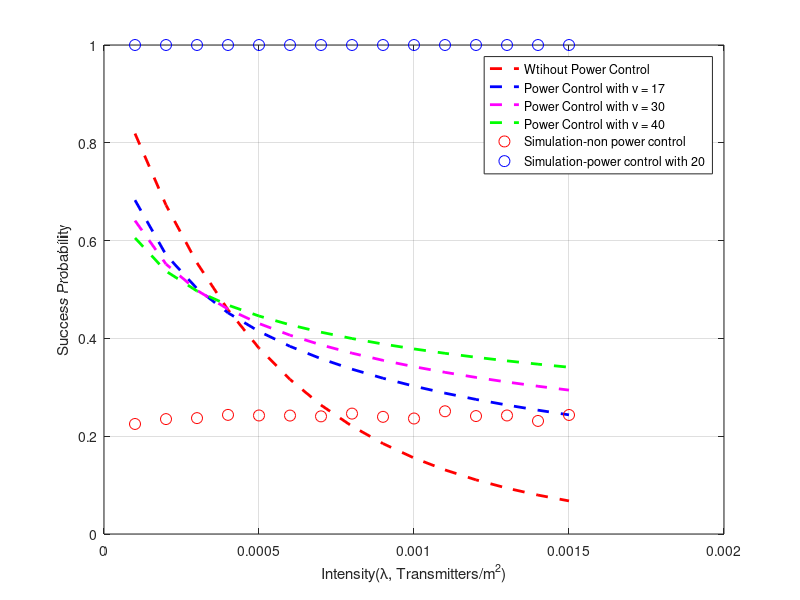

Here is the MATLAB script that generated this plot:
clear all
clc

tic
%% Parameter Setting Section
sam = 1e6;
d = 15+10*rand(1,sam);
d2 = 15+10*rand(1,sam);
alpha = 4;
m=1;
Dmax=25;
Dmin=15;
v = -2:1:100;
lambda = 1e-4:1e-4:15e-4;
L=550;      
SimArea=(2*L)^2; % Area of the network
Nsamp=5000; % Generate Nsamp samples for each intensity
s_pc=zeros(1,length(lambda));s_npc=s_pc;
u=20;
sigma20=1e-10;

%% Section for numerical try tau
for i=1:length(v)
    tau_gain(i) = mean(d.^(alpha)) / ( mean(d.^(alpha-v(i))) * mean(d.^(v(i))) );
    tau_gain(i) = tau_gain(i)^(2/alpha);
end

%% Theoretical Section
for i = 1:length(lambda)
    P_suc(i) = mean( exp(-lambda(i)*pi*pi/2*d.^(2)) );
    P_suc2(i) = mean( exp(-lambda(i)*pi*pi/2*sqrt( d.^(4-v(23)).*d2.^(v(23)) ) ) );
    P_suc3(i) = mean( exp(-lambda(i)*pi*pi/2*sqrt( d.^(4-v(30)).*d2.^(v(30)) ) ) );
    P_suc4(i) = mean( exp(-lambda(i)*pi*pi/2*sqrt( d.^(4-v(40)).*d2.^(v(40)) ) ) );
end

%% Simulation Section
for i=1:length(lambda)
	NumTX=poissrnd(lambda(i)*SimArea,[Nsamp,1]);
    SumI=0;SumS=0;SumSINR=0;SumSINR_npc=0;
	for k=1:Nsamp
        
		% Generate the positions
		Xt=unifrnd(-L,L,NumTX(k),2);
		DisXt=sqrt(Xt(:,1).^2+Xt(:,2).^2); 
		Indx=find(DisXt<1);
		G=gamrnd(m,1/m,[NumTX(k),1]); % Generate fading samples of interference channels
		G(Indx)=0;
        
        % Generate the interference with pc
		Di=Dmin+(Dmax-Dmin)*rand(NumTX(k),1);
		Pi=(Di.^u);
        
        % Generate the signal with pc
		H=gamrnd(m,1/m,1); 
		D=Dmin+(Dmax-Dmin)*rand(1);
        Pt=D.^u;
        
        % Test..checking distance aware power control scheme gain
%         test_th1 = mean( (D.^(-alpha+u))/ P_comp);
%         test_th2 = mean(D.^(-alpha));
%         MagGain_th = test_th1/test_th2;

        % Calculate the SIR
		SumSINR=SumSINR+sum((Pt*H*D^(-alpha))./(sum(Pi.*G.*(DisXt.^(-alpha)))+sigma20));
%         SINR_pc=(Pt*H*D^(-alpha))./(sum(Pi.*G.*(DisXt.^(-alpha)))+sigma20);
         SINR_pc=(Pt*H*D^(-alpha))./1e-5;
         if (SINR_pc>1)
            s_pc(i)=s_pc(i)+1;
         end
         
         % Calculate the SIR_npc
        SumSINR_npc=SumSINR_npc+sum((H*D^(-alpha))./(sum(G.*(DisXt.^(-alpha)))+sigma20));
%         SINR_npc=(H*D^(-alpha))./(sum(G.*(DisXt.^(-alpha)))+sigma20);  
        SINR_npc=(H*D^(-alpha))./1e-5;
        if (SINR_npc>1)
           s_npc(i)=s_npc(i)+1;
        end
        
         % Test..checking magnitude of mean interference and signal power
        SumI=SumI+sum(Pi.*G.*(DisXt.^(-alpha)))+sigma20;
        SumS=SumS+Pt*H*D^(-alpha);
%         T1=(sum(G.*(Pi.*DisXt.^(-alpha)))+sigma20);
%         T3=sum(G.*Pi.*DisXt.^(-alpha));
%         T5=T5+Pt*H*D^(-alpha);        
%         T2=(sum(G.*(DisXt.^(-alpha)))+sigma20);
%         T4=sum(G.*DisXt.^(-alpha));
%         T6=T6+H*D^(-alpha);
%         signal_gain=signal_gain+(T5/T6);
%         a1=(SINR_pc/SINR_npc);
%         sinr_gain = sinr_gain+(SINR_pc/SINR_npc);
%         sinr_gain2 = sinr_gain2 + (signal_gain/interference_gain);
%          (signal_gain/interference_gain);
       
    end
    
	% Calculate Mean of everything
    suc_pc(i)=s_pc(i)/Nsamp;
    suc_npc(i)=s_npc(i)/Nsamp;
end

%% plot the success probability here, thoretical first

% Theoretical plotting
plot(lambda,P_suc,'r--','LineWidth',2);
hold on
plot(lambda,P_suc2,'b--','LineWidth',2);
hold on
plot(lambda,P_suc3,'m--','LineWidth',2);
hold on 
plot(lambda,P_suc4,'g--','LineWidth',2);
grid on

% Simulation plotting
plot(lambda, suc_npc,'ro','MarkerSize',8);
hold on
plot(lambda, suc_pc, 'bo','MarkerSize',8);
hold on

% Labelling and Legending
xlabel('Intensity(\lambda, Transmitters/m^2)');
ylabel('Success Probability');
legend('Wtihout Power Control','Power Control with \nu = 17','Power Control with \nu = 30','Power Control with \nu = 40','Simulation-non power control','Simulation-power control with 20');
toc